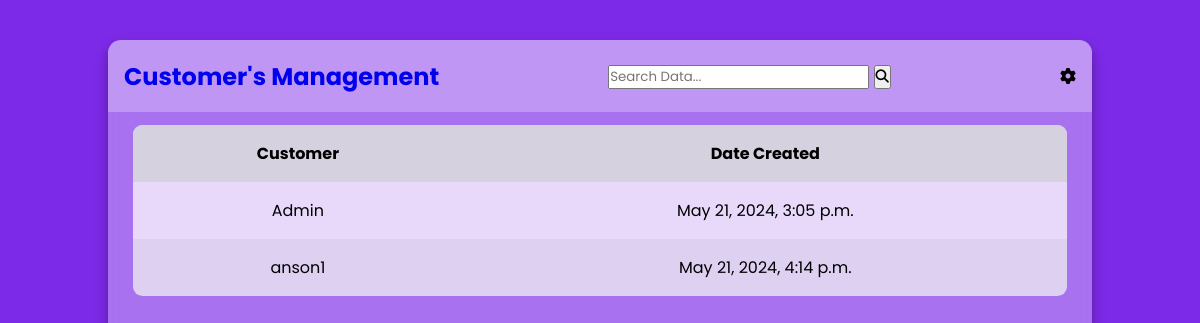
Before: / with the older database file.
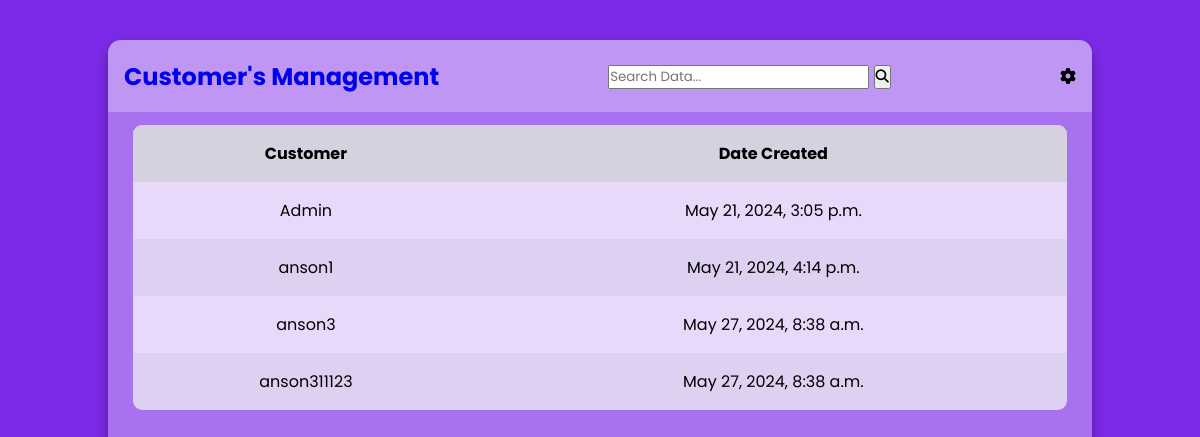
After: the same page with the newer database file.
### userauths/models.py (models this page shows, shortened)
class User(AbstractUser):
    email = models.EmailField(max_length=255, unique=True)
    first_name = models.CharField(max_length=30)
    last_name = models.CharField(max_length=30)
    address = models.CharField(max_length=255, blank=True, null=True)
    phone_number = models.CharField(max_length=20, blank=True, null=True)
    birth_date = models.DateField(blank=True, null=True)
    is_active = models.BooleanField(default=True)
    is_staff = models.BooleanField(default=False)
    is_superuser = models.BooleanField(default=False)
    USERNAME_FIELD = 'email'
    REQUIRED_FIELDS = ['username', 'first_name', 'last_name']
    objects = UserManager()

### core/views.py (the view)
# urls.py: path("", index, name='index'),
def index(request):
    users = User.objects.all()
    return render(request, 'core/index.html', {'users': users})

### templates/core/index.html (shortened to what this page needs)
{% extends 'partials/base.html' %}
{% load static %}
        {% block content %}
        <section class="table__body">
            <table>
                <thead>
                    <tr>
                        <th> Customer </th>
                        <th> Date Created </th>
                    </tr>
                </thead>
                {% for user in users %}
                <tr>
                    <td>{{ user.username }}</td>
                    <td>{{ user.date_joined }}</td>
                </tr>
                {% endfor %}
            </table>
        </section>
        {% endblock content %}

### templates/partials/base.html (shortened to what this page needs)
<!DOCTYPE html>
{% load static %}
<html lang="en">
<head>
    <link rel="stylesheet" type="text/css" href="{% static 'assets/css/main.css' %}">
</head>
<body>
    <main class="table" id="customers_table">
        <section class="table__header">
            <h1>
                <a href="{% url 'core:index' %}">Customer's Management</a>
            </h1>
            <div class="input-group">
                <form action="{% url 'core:search' %}" method="GET">
                    <input type="search" id="searchInput" placeholder="Search Data..." name="q">
                    <button type="submit"><i class="fas fa-search"></i></button>
                </form>
            </div>
            <div class="export__file">
                <label for="export-file" title="Export File"><i class="fa-solid fa-gear"></i></label>
            </div>
        </section>
        {% block content %}
        {% endblock content %}
    </main>
</body>
</html>

### static/assets/css/main.css (style rules this page uses)
* { margin: 0; padding: 0; box-sizing: border-box; font-family: "Poppins" , sans-serif; }
body { min-height: 100vh; display: flex; align-items: center; justify-content: center; background: #7d2ae8; padding: 30px; }
main.table { width: 82vw; height: 90vh; background-color: #fff5; backdrop-filter: blur(7px); box-shadow: 0 .4rem .8rem #0005; border-radius: .8rem; overflow: hidden; }
.table__header { width: 100%; height: 10%; background-color: #fff4; padding: .8rem 1rem; display: flex; justify-content: space-between; align-items: center; }
.table__body { width: 95%; max-height: calc(89% - 1.6rem); background-color: #fffb; margin: .8rem auto; border-radius: .6rem; overflow: auto; overflow: overlay; }
table { width: 100%; }
table, th, td { border-collapse: collapse; padding: 1rem; text-align: center; }
thead th { position: sticky; top: 0; left: 0; background-color: #d5d1defe; cursor: pointer; text-transform: capitalize; }
tbody tr:nth-child(even) { background-color: #0000000b; }
tbody tr { --delay: .1s; transition: .5s ease-in-out var(--delay), background-color 0s; }
tbody tr td, tbody tr td p, tbody tr td img { transition: .2s ease-in-out; }
.export__file { position: relative; }
a { text-decoration: none; }

Changed rows visible on the page:
added User: username "anson3", date_joined "May 27, 2024, 8:38 a.m."
added User: username "anson311123", date_joined "May 27, 2024, 8:38 a.m."
